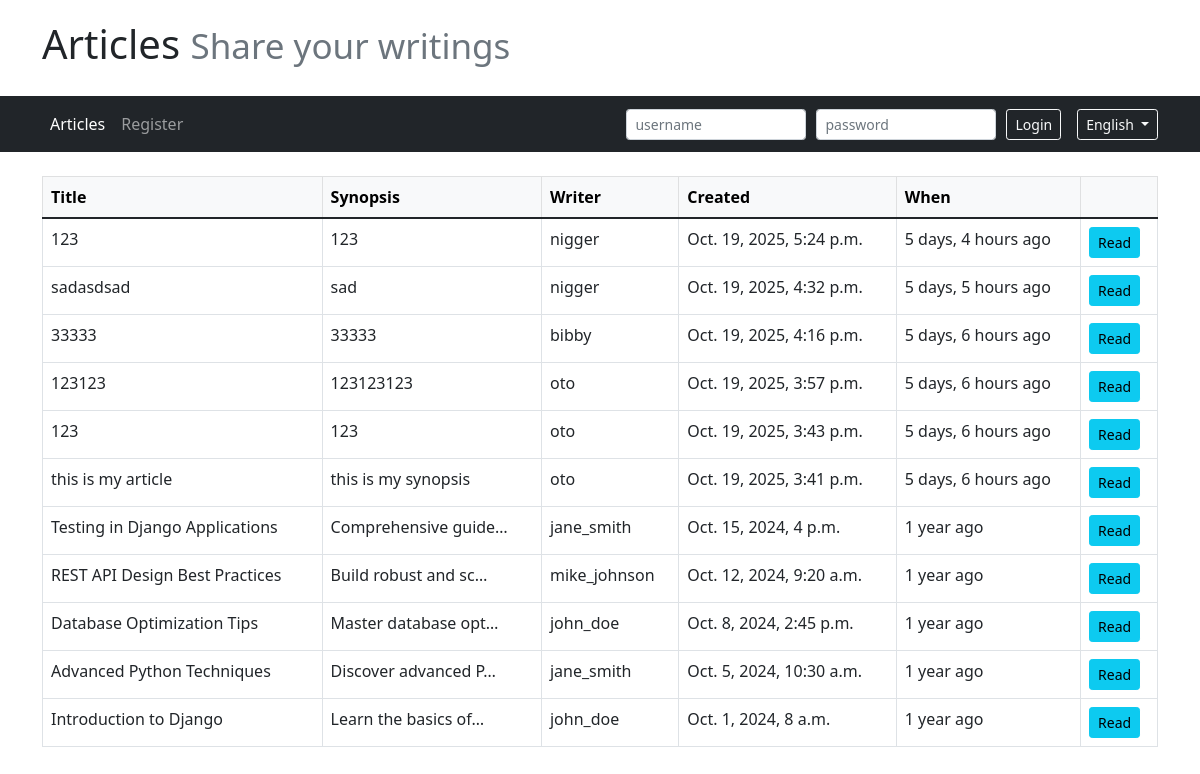
/en/articles/, run on an earlier commit of the app's database.
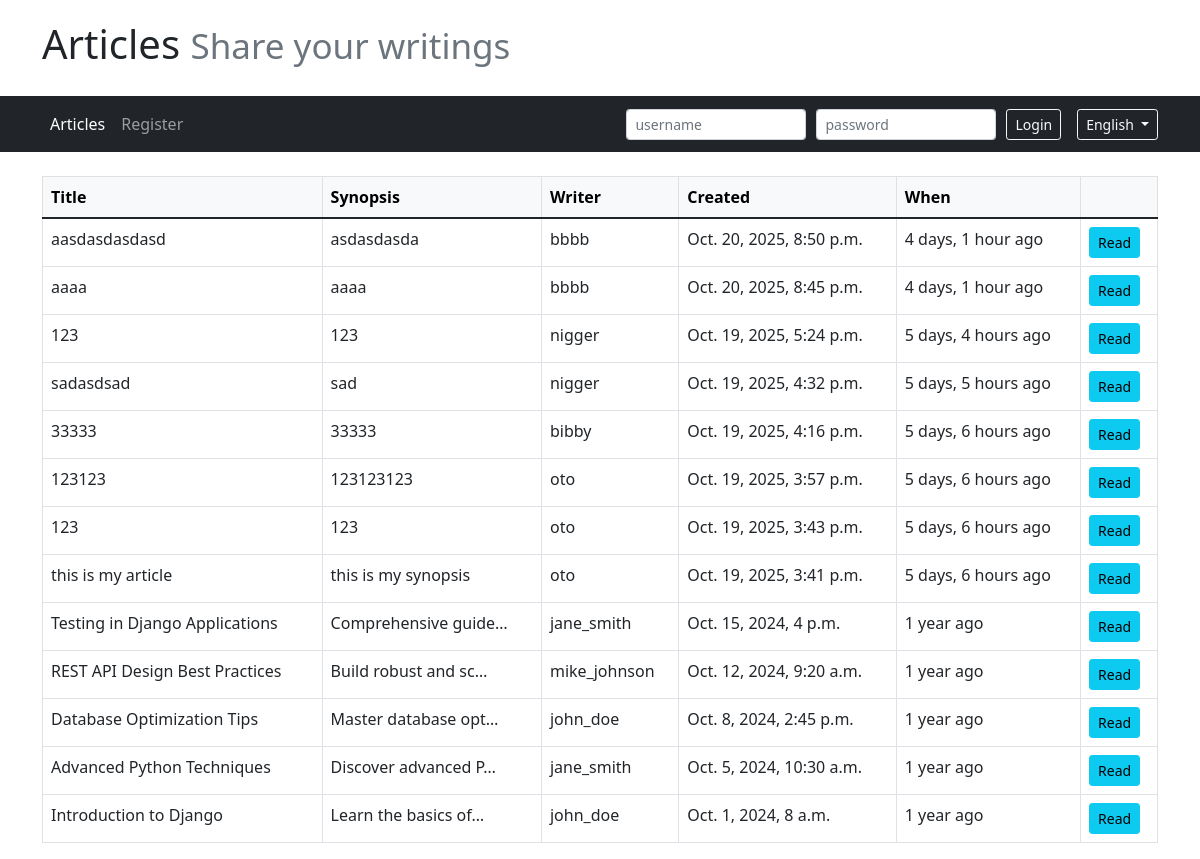
And on a later commit of the database.
### core/models.py (models this page shows, shortened)
class Article(models.Model):
    title = models.CharField(max_length=64, null=False)
    author = models.ForeignKey(User, on_delete=models.CASCADE, null=False)
    created = models.DateTimeField(auto_now_add=True, null=False)
    synopsis = models.CharField(max_length=312, null=False)
    content = models.TextField(null=False)

### ex00/views/articles.py (the view)
# urls.py: path("articles/", ArticlesView.as_view(), name="articles"),
class ArticlesView(ListView):
    model = Article
    template_name = "ex00/articles.html"
    def get_queryset(self):
        return Article.objects.order_by('-created').all()

### ex00/forms.py (shortened to what this page needs)
class LoginForm(forms.Form):
    username = forms.CharField(
        max_length=150,
        widget=forms.TextInput(attrs={
            'class': 'form-control',
            'placeholder': 'Enter your username',
            'required': True
        })
    )
    password = forms.CharField(
        widget=forms.PasswordInput(attrs={
            'class': 'form-control',
            'placeholder': 'Enter your password',
            'required': True
        })
    )

### ex03/context_processors.py (called while the page is built)
def login_form_processor(request):
    if not request.user.is_authenticated:
        return {'login_form': LoginForm()}
    return {}

### templates/ex00/articles.html
{% extends 'base.html' %}
{% load i18n %}
{% block content %}
    <table class="table table-bordered">
        <thead class="table-light">
            <tr>
                <th>{% trans "Title" %}</th>
                <th>{% trans "Synopsis" %}</th>
                <th>{% trans "Writer" %}</th>
                <th>{% trans "Created" %}</th>
                <th>{% trans "When" %}</th>
                <th></th>
            </tr>
        </thead>
        <tbody>
            {% for article in object_list %}
                <tr>
                    <td>{{ article.title }}</td>
                    <td>{{ article.synopsis|truncatechars:20 }}</td>
                    <td>{{ article.author }}</td>
                    <td>{{ article.created|date:"N j, Y, P" }}</td>
                    <td>{{ article.created|timesince }} {% trans "ago" %}</td>
                    <td>
                        <a href="{% url 'article_detail' article.id %}" class="btn btn-info btn-sm">{% trans "Read" %}</a>
                    </td>
                </tr>
            {% endfor %}
        </tbody>
    </table>
{% endblock %}

What changed in the data, as far as the page shows it:
added Article: title "aasdasdasdasd", synopsis "asdasdasda", author "bbbb", created "Oct. 20, 2025, 8:50 p.m.", created "4 days, 1 hour"
added Article: title "aaaa", synopsis "aaaa", author "bbbb", created "Oct. 20, 2025, 8:45 p.m.", created "4 days, 1 hour"
